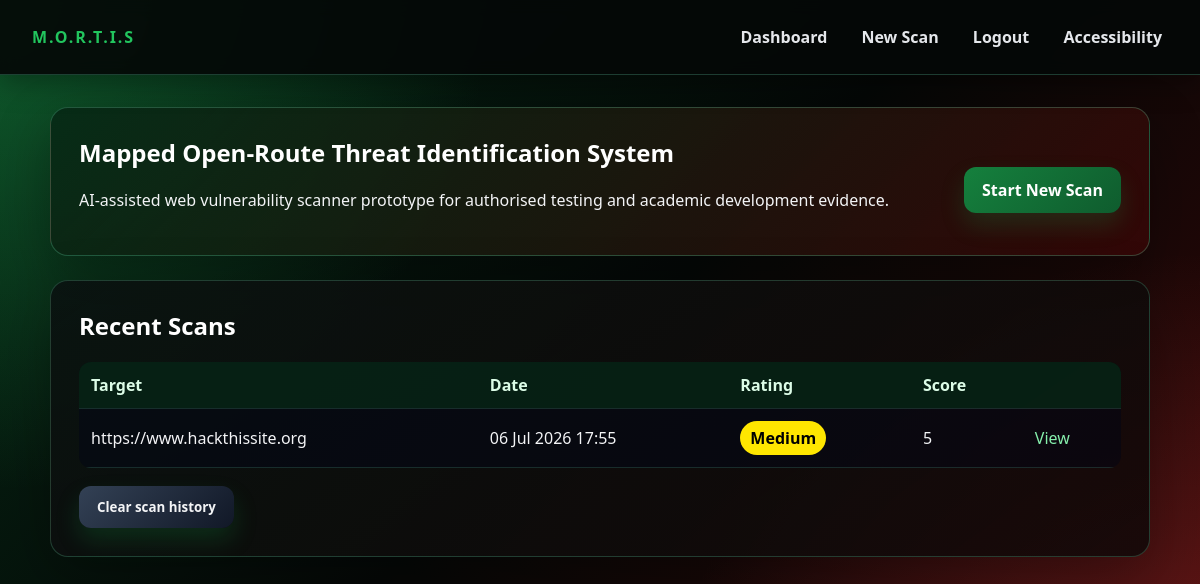
Page /dashboard (signed in) on the earlier database version.
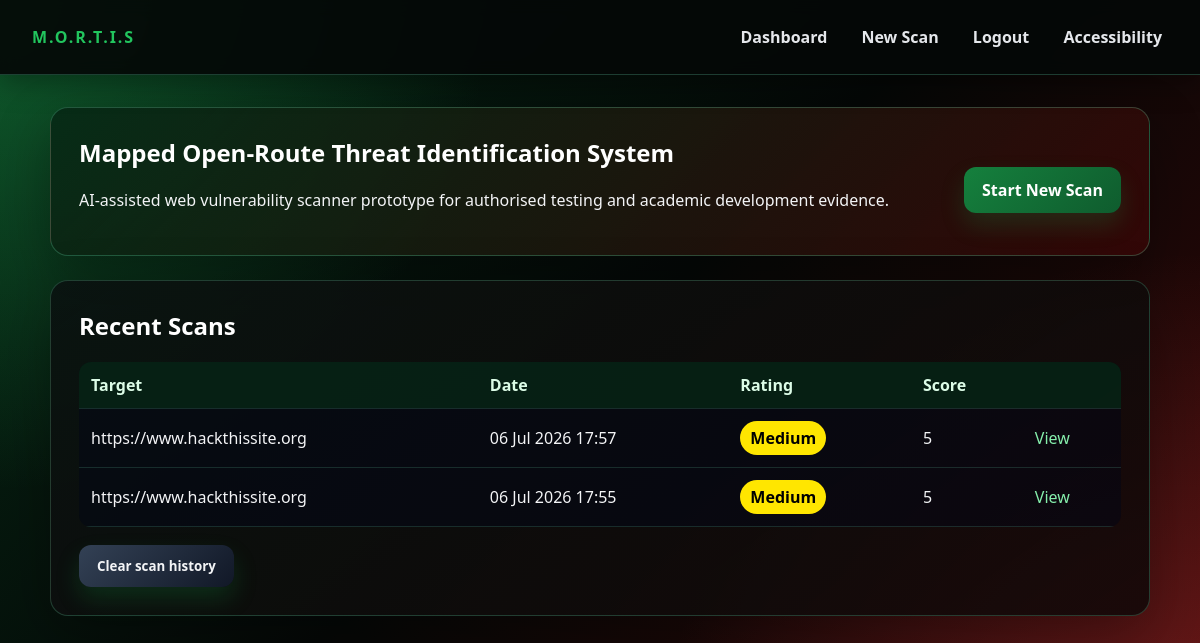
Same page on the later database version.
### app/models.py (models this page shows)
class Scan(db.Model):
    id = db.Column(db.Integer, primary_key=True)
    target_url = db.Column(db.String(500), nullable=False)
    created_at = db.Column(db.DateTime, default=datetime.utcnow)
    overall_score = db.Column(db.Integer, default=0)
    overall_rating = db.Column(db.String(20), default="Low")
    report_summary = db.Column(db.Text, default="")
    report_source = db.Column(db.String(20), default="")  # "api" | "offline" | ""
    status = db.Column(db.String(20), default="running")  # running | reporting | completed | failed
    modules_total = db.Column(db.Integer, default=0)
    modules_done = db.Column(db.Integer, default=0)
    current_module = db.Column(db.String(80), default="")
    findings = db.relationship(
        "Finding",
        backref="scan",
        cascade="all, delete-orphan",
        lazy=True,
        order_by="Finding.score.desc()"
    )

### app/routes.py (the view)
@bp.route("/dashboard")
@login_required
def dashboard():
    scans = Scan.query.order_by(Scan.created_at.desc()).limit(10).all()
    return render_template("dashboard.html", scans=scans)

### app/routes.py (called while the page is built)
def login_required(view):
    @wraps(view)
    def wrapped(*args, **kwargs):
        if "user_id" not in session:
            return redirect(url_for("main.login"))
        return view(*args, **kwargs)
    return wrapped

### app/templates/dashboard.html (shortened to what this page needs)
{% extends "base.html" %}
{% block content %}
<section class="hero">
    <div>
      <h1>Mapped Open-Route Threat Identification System</h1>
      <p>AI-assisted web vulnerability scanner prototype for authorised testing and academic development evidence.</p>
    </div>
  <a class="button" href="{{ url_for('main.scan') }}">Start New Scan</a>
</section>
<section class="card">
  <h2>Recent Scans</h2>
  {% if scans %}
  <table>
    <thead><tr><th>Target</th><th>Date</th><th>Rating</th><th>Score</th><th></th></tr></thead>
    <tbody>
    {% for scan in scans %}
      <tr>
        <td>{{ scan.target_url }}</td>
        <td>{{ scan.created_at.strftime('%d %b %Y %H:%M') }}</td>
        <td>
          {% if scan.status in ("running", "reporting") %}
            <span class="badge info">Running…</span>
          {% elif scan.status == "failed" %}
            <span class="badge critical">Failed</span>
          {% else %}
            <span class="badge {{ scan.overall_rating|lower }}">{{ scan.overall_rating }}</span>
          {% endif %}
        </td>
        <td>{{ scan.overall_score }}</td>
        <td>
          {% if scan.status in ("running", "reporting") %}
            <a href="{{ url_for('main.scan_progress', scan_id=scan.id) }}">View progress</a>
          {% else %}
            <a href="{{ url_for('main.results', scan_id=scan.id) }}">View</a>
          {% endif %}
        </td>
      </tr>
    {% endfor %}
    </tbody>
  </table>
  <form method="post" action="{{ url_for('main.clear_history') }}"
        onsubmit="return confirm('Are you sure you want to clear your scan history? This permanently deletes all scans and cannot be undone.');">
    <button type="submit" class="secondary">Clear scan history</button>
  </form>
  {% else %}
    <p class="muted">No scans yet. Run your first authorised scan.</p>
  {% endif %}
</section>
{% endblock %}

### app/templates/base.html (shortened to what this page needs)
<!doctype html>
<html lang="en">
<head>
  <link rel="stylesheet" href="{{ url_for('static', filename='css/style.css') }}">
</head>
<body>
  <header class="topbar">
    <div class="brand">M.O.R.T.I.S</div>
    <nav aria-label="Primary">
      {% if session.get('user_id') %}
        <a href="{{ url_for('main.dashboard') }}">Dashboard</a>
        <a href="{{ url_for('main.scan') }}">New Scan</a>
        <a href="{{ url_for('main.logout') }}">Logout</a>
      {% endif %}
      <a href="{{ url_for('main.accessibility') }}">Accessibility</a>
    </nav>
  </header>
  <main class="container" id="main" tabindex="-1">
    {% block content %}{% endblock %}
  </main>
</body>
</html>

### app/static/css/style.css (style rules this page uses)
:root { --bg: #050807; --bg-red: #3a0707; --bg-green:#062915; --panel: rgba(10, 18, 16, 0.92); --panel-2: rgba(18, 8, 8, 0.88); --text: #f3f4f6; --muted: #a7b7ad; --line: rgba(110, 231, 183, 0.22); --accent: #ef4444; --accent-2:#22c55e; --danger: #dc2626; --success: #16a34a; }
*, *::before, *::after { box-sizing: border-box; }
body { margin: 0; font-family: "Aptos", "Aptos Display", "Segoe UI", Arial, sans-serif; color: var(--text); background: radial-gradient(circle at top left, rgba(34, 197, 94, 0.34), transparent 34%), radial-gradient(circle at bottom right, rgba(239, 68, 68, 0.34), transparent 38%), linear-gradient(135deg, var(--bg-green) 0%, var(--bg) 48%, var(--bg-red) 100%); background-attachment: fixed; }
button, input, select, textarea, .summary { font-family: inherit; }
h1, h2, h3 { margin-top: 0; color: #ffffff; }
a { color: #86efac; text-decoration: none; }
.topbar { position: sticky; top: 0; display: flex; justify-content: space-between; align-items: center; padding: 18px 32px; background: rgba(5, 8, 7, 0.92); border-bottom: 1px solid rgba(110, 231, 183, 0.24); box-shadow: 0 8px 28px rgba(0, 0, 0, 0.35); backdrop-filter: blur(8px); }
.topbar .brand { font-weight: 800; letter-spacing: 0.12em; color: var(--accent-2); }
.topbar nav a { margin-left: 18px; color: #e5e7eb; font-weight: 700; }
.container { width: min(1100px, 94%); margin: 32px auto; }
.hero { display: flex; justify-content: space-between; align-items: center; gap: 24px; padding: 28px; margin-bottom: 24px; background: linear-gradient(135deg, rgba(6, 41, 21, 0.92), rgba(58, 7, 7, 0.76)); border: 1px solid rgba(110, 231, 183, 0.26); border-radius: 18px; box-shadow: 0 20px 55px rgba(0, 0, 0, 0.32); }
.card { padding: 28px; margin-bottom: 24px; background: linear-gradient(145deg, var(--panel), var(--panel-2)); border: 1px solid rgba(110, 231, 183, 0.22); border-radius: 18px; box-shadow: 0 20px 60px rgba(0, 0, 0, 0.32); }
button, .button { display: inline-block; margin-top: 18px; padding: 12px 18px; background: linear-gradient(135deg, #15803d, #0f5c2e); color: #ffffff; font-weight: 800; border: 0; border-radius: 12px; cursor: pointer; box-shadow: 0 12px 24px rgba(22, 163, 74, 0.20); }
.secondary { background: linear-gradient(135deg, #334155, #111827); color: var(--text); }
table { width: 100%; border-collapse: collapse; background: rgba(2, 6, 23, 0.45); border-radius: 12px; overflow: hidden; }
th, td { padding: 12px; text-align: left; border-bottom: 1px solid rgba(110, 231, 183, 0.16); }
th { color: #dcfce7; background: rgba(6, 41, 21, 0.72); }
.badge { display: inline-block; padding: 6px 10px; background: #334155; color: #ffffff; font-weight: 800; border-radius: 999px; }
.badge.medium { background: #ffe600; color: #000000; }
.topbar nav a { display: inline-block; padding: 8px 6px; }

Differences in the rows shown:
added Scan: target_url "https://www.hackthissite.org", created_at "06 Jul 2026 17:57", overall_rating "Medium", overall_score "5"
